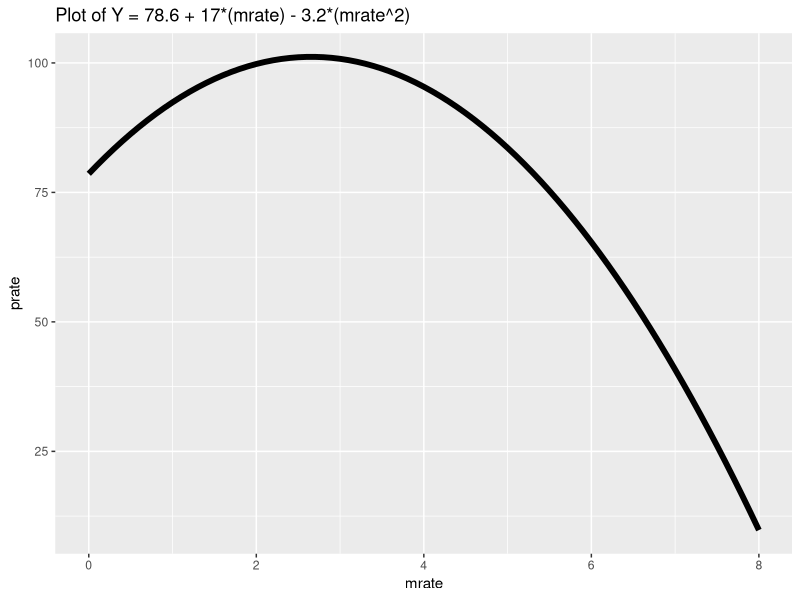

This figure's R source:
## ---- chunk 1
library(ggplot2)
mrate <- seq(0, 8, 0.1)
prate <- 78.6 + 17*(mrate) - 3.2*(mrate^2)
df <- data.frame(seq(0, 8, 0.1), 78.6 + 17*(mrate) - 3.2*(mrate^2))
ggplot(data = df, aes(x = mrate, y = prate)) + geom_line(size = 2) + 
  ggtitle("Plot of Y = 78.6 + 17*(mrate) - 3.2*(mrate^2)")
